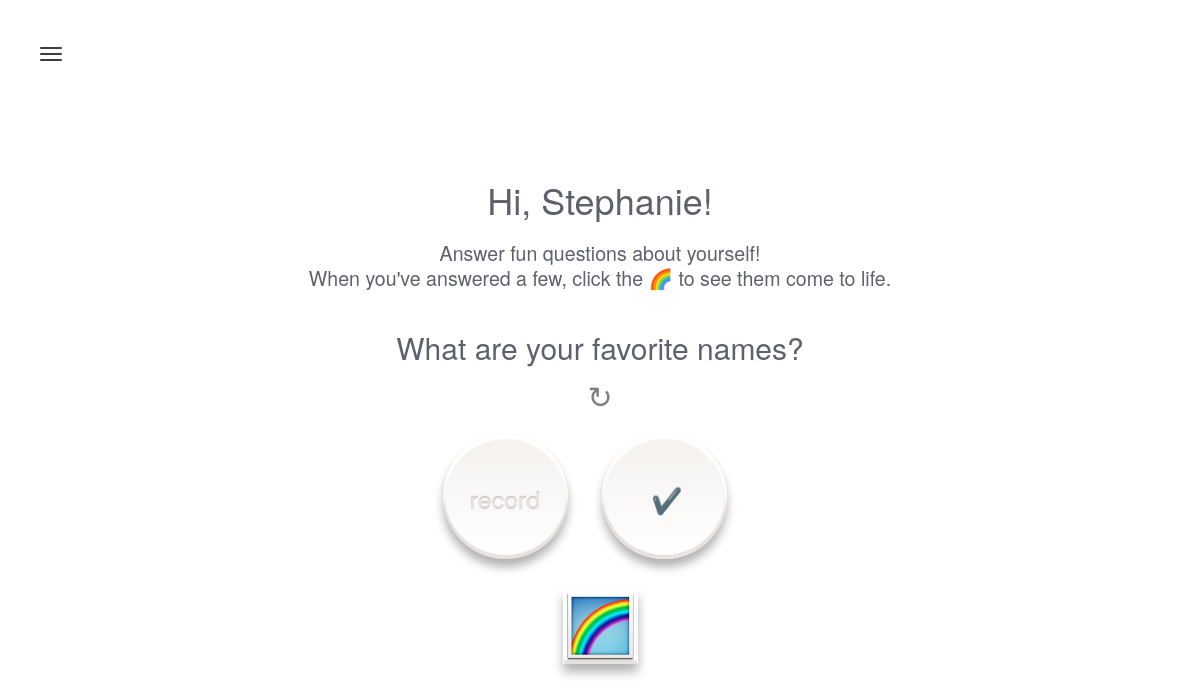
The page /users/13 on the database its author committed.
### model.py (models this page shows, shortened)
class User(db.Model):
    __tablename__ = "users"
    user_id = db.Column(db.Integer, autoincrement=True, primary_key=True)
    email = db.Column(db.String(64), nullable=True, unique=True)
    password = db.Column(db.String(64), nullable=True)
    first_name = db.Column(db.String(80))
    last_name = db.Column(db.String(80))

class Question(db.Model):
    __tablename__ = "questions"
    question_id = db.Column(db.Integer, autoincrement=True, primary_key=True)
    question_text = db.Column(db.String(500))
    category_id = db.Column(db.Integer, db.ForeignKey('categories.category_id'))
    category = db.relationship("Category",
                          backref=db.backref("questions", order_by=question_id))

### server.py (the view)
@app.route("/users/<int:user_id>", methods=['GET'])
def user_profile(user_id):
    all_questions = db.session.query(Question.question_text, Question.question_id).all()
    unformatted_question = random.choice(all_questions)
    question_text = str(unformatted_question[0])
    question_id = unformatted_question[1]
    user = User.query.get(user_id)
    return render_template("user_alarm.html", user=user, question_text=question_text, question_id=question_id)

### templates/user_alarm.html (shortened to what this page needs)
{% extends 'base.html' %}
{% block content %}
<section class="section" id="head">
  <div class="container">
   <div class="row">
      <div class="col-md-10 col-lg-10 col-md-offset-1 col-lg-offset-1 text-center">
        <h1>Hi, {{ user.first_name }}!</h1>
        <h3 class="tagline">
          Answer fun questions about yourself!<br>
          When you've answered a few, click the 🌈 to see them come to life.
        </h3>
        <span><h2 id="question_text" data-questionid="{{ question_id }}">{{ question_text }}</h2>
        <button id="next_question" class="next-question"></button></span>
        <br><br>
      </div>
    <div class="row">
      <div class="text-center">
        <button id="record_button" onclick="startRecording(this);" class="button record"></button>
        <button id="submit_answer" disabled class="button submit"></button>
      </div>
    </div>
    <div class="row">
      <div class="text-center">
        <form id="visualization-button-form" action="/visualize" method="GET">
          <input type="submit" class="button visualize rainbow" value=""></input>
        </form>
      </div>
    </div>
  {% endblock %}

### static/css/style.css (style rules this page uses)
html { background:transparent; min-height:100%; -webkit-background-size: cover; -moz-background-size: cover; -o-background-size: cover; background-size: cover; }
body { background:transparent; min-height:100%; -webkit-font-smoothing: antialiased; -webkit-overflow-scrolling: touch; line-height: 1.5em; font-size:14px; font-family: 'Lato', 300; color:#262626; color:#5F606B; font-weight: normal; margin: 0; padding: 0; }
h1 { text-align : center; font-color: #DBDBDB; font-family: 'Lato', 700; }
h2 { margin-bottom: 20px; }
.section { z-index: 50; min-height:420px; width: 100%; overflow:auto; height:30%; padding-top:100px; padding-bottom:50px; display:none; top:0; }
@media (min-width: 768px) { .section { padding-top:160px; } }
#head { display: block; }
.tagline { font-size:1.4em; line-height:1.3em; font-weight:normal; margin-bottom:40px; font-family: 'Lato', 300; }
form { text-align: center; }
html, body { min-height:100%; }
.button { background-image: -webkit-linear-gradient(top, #f4f1ee, #fff); background-image: linear-gradient(top, #f4f1ee, #fff); border-radius: 100%; border: 0; box-shadow: 0px 8px 10px 0px rgba(0, 0, 0, .3), inset 0px 4px 1px 1px white, inset 0px -3px 1px 1px rgba(204,198,197,.5); float:center; height: 75px; margin: 0 30px 30px 0; position: relative; width: 75px; -webkit-transition: all .1s linear; transition: all .1s linear; }
.button:after { color:#e9e6e4; content: ""; display: block; font-size: 25px; height: 100px; text-decoration: none; text-shadow: 0px -1px 1px #bdb5b4, 1px 1px 1px white; position: absolute; width: 100px; }
.next-question { content: "↻"; font-size: 30px; border: none; outline:none; color:gray; background: none; display: inline; }
.next-question:after { content: "↻"; font-size: 30px; border: none; outline:none; color:gray; background: none; display: inline; }
.rainbow { border-radius: 0; text-align: justify; background: url(/static/images/rainbow.png); margin: 0; background-size: 100% 100%; background-repeat: no-repeat; }
.record { height: 125px; width: 125px; }
.record:after { content: "record"; left:12px; top:55px; }
.submit { height: 125px; width: 125px; }
.submit:after { content: "✔️"; left: 15px; top: 55px; }

### rows shown on the page
User: first_name "Stephanie"
Question: question_text "What are your favorite names?"
